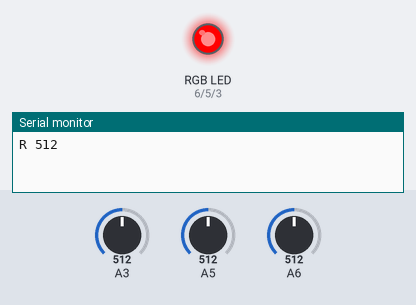
The sketch below on a simulated Arduino Uno, built with avr-gcc and run on an emulated ATmega328P. Parts: an RGB LED mixed from three pins (HIGH = lit), the last lines printed to the serial monitor. Inputs (shaded band) come from the test bench; at power-on: A3 = 512, A5 = 512, A6 = 512.

Above: at 0.2 s.
At 0.9 s:
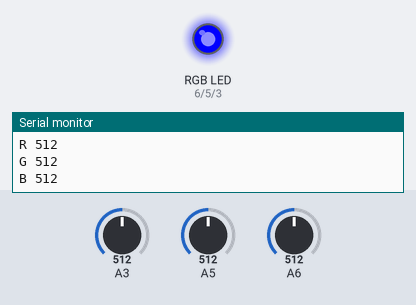
At 1.77 s:
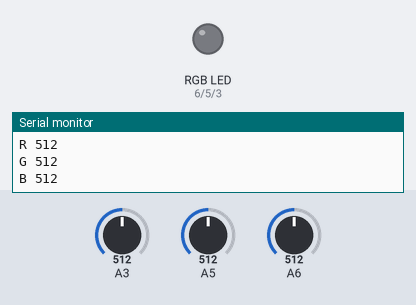
At 2.65 s:
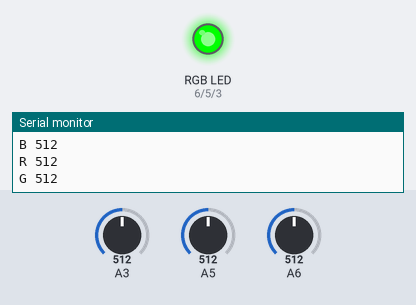
Timing chart, 0 to 3.0 s (numbered marks = the images above):
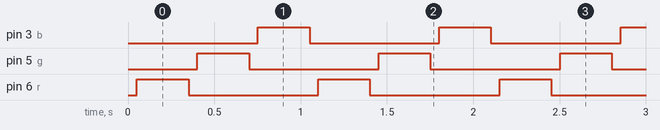

The sketch:

rgb.ino
```cpp
int r = 6;
int g = 5;
int b = 3;
int last;
int current;
int rgb[3]{r, g, b};
String s[3]{"R ", "G ", "B "};
int val = 0;

void setup()
{
  pinMode(r, OUTPUT);
  pinMode(g, OUTPUT);
  pinMode(b, OUTPUT);
  Serial.begin(9600);
}
void loop()
{
  for (int i = 0; i < 3; i++)
  {
    val = analogRead(rgb[i]);
    if (last)
    {
      analogWrite(last, 0);
    }
    Serial.println(s[i] + val);
    delay(50);
    analogWrite(rgb[i], 255);
    delay(300);

    last = rgb[i];
  }
}
```

Measured:
- by itself, pin 3 (b), pin 5 (g), pin 6 (r): alternates HIGH for 0.30 s and LOW for 0.75 s
- by itself, everything shown: repeats every 1.1 s, in 6 steps
